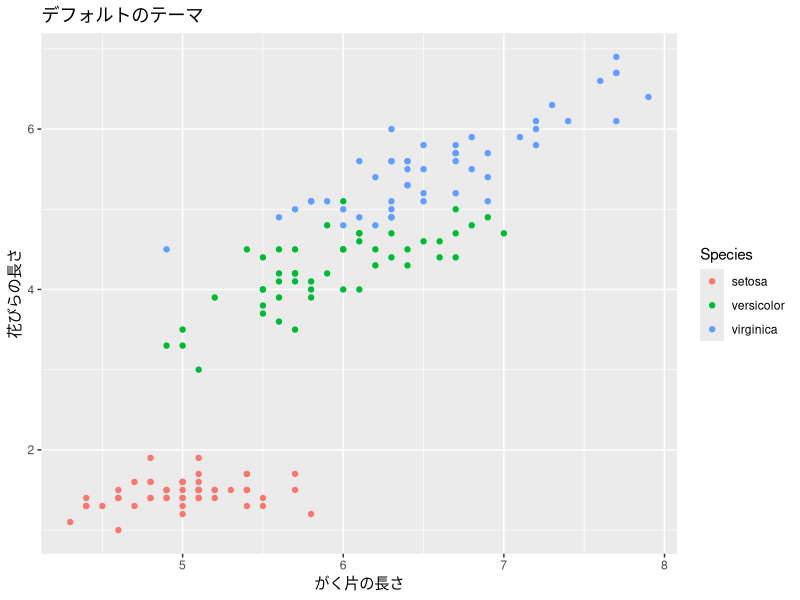
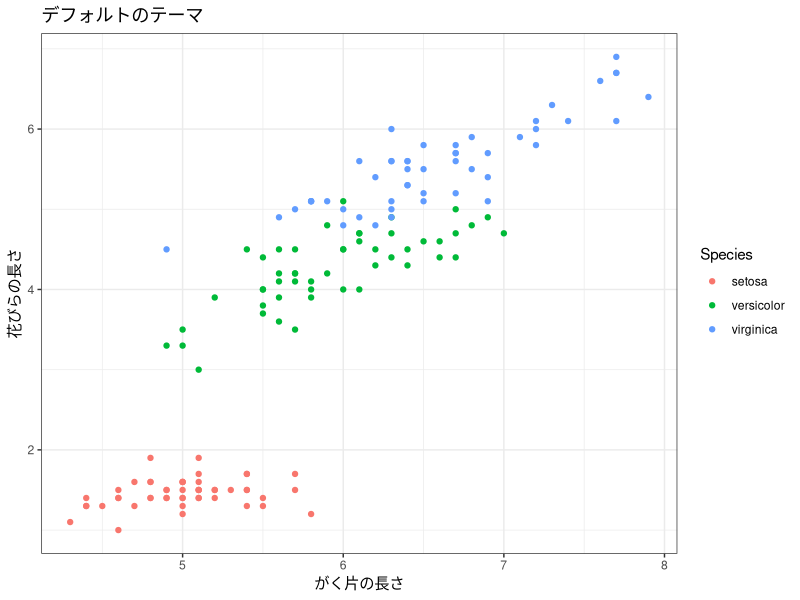
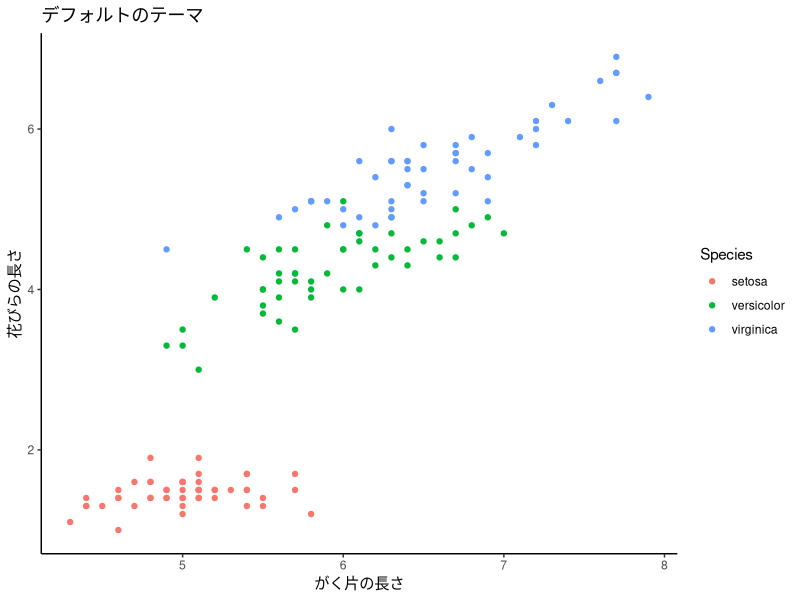
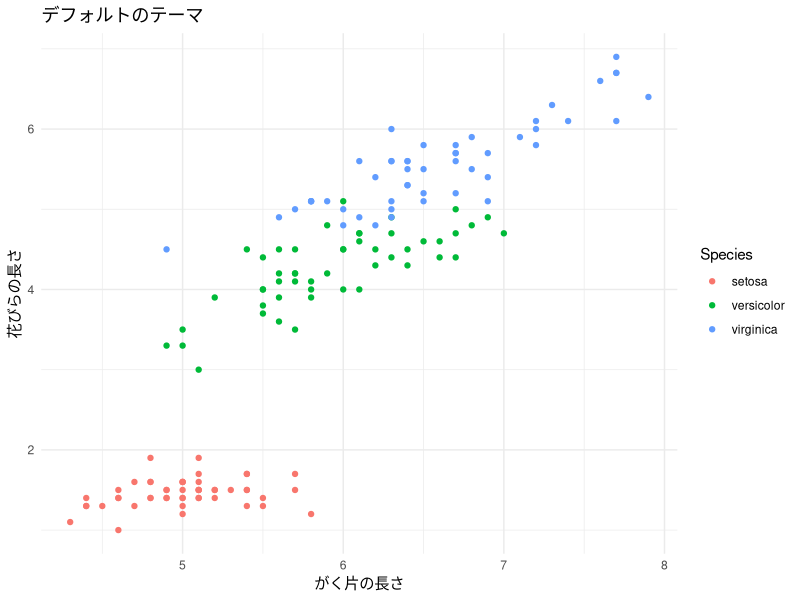
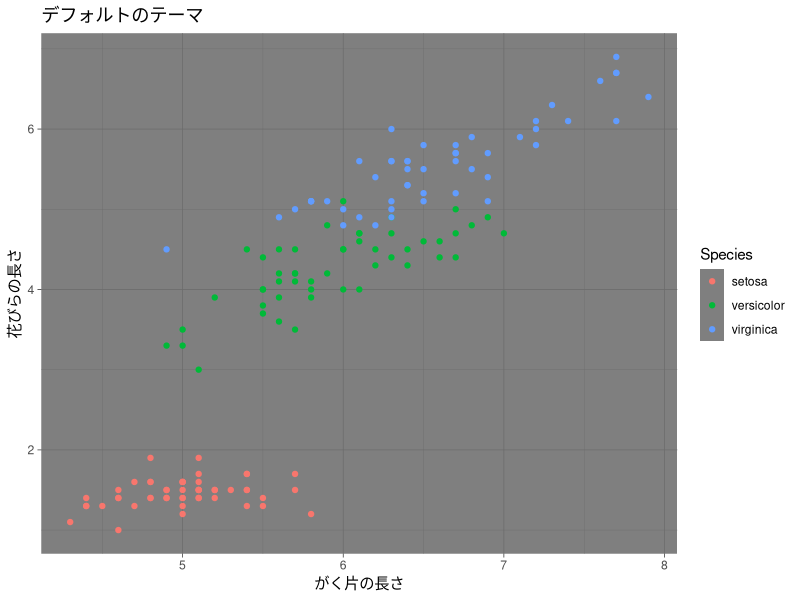
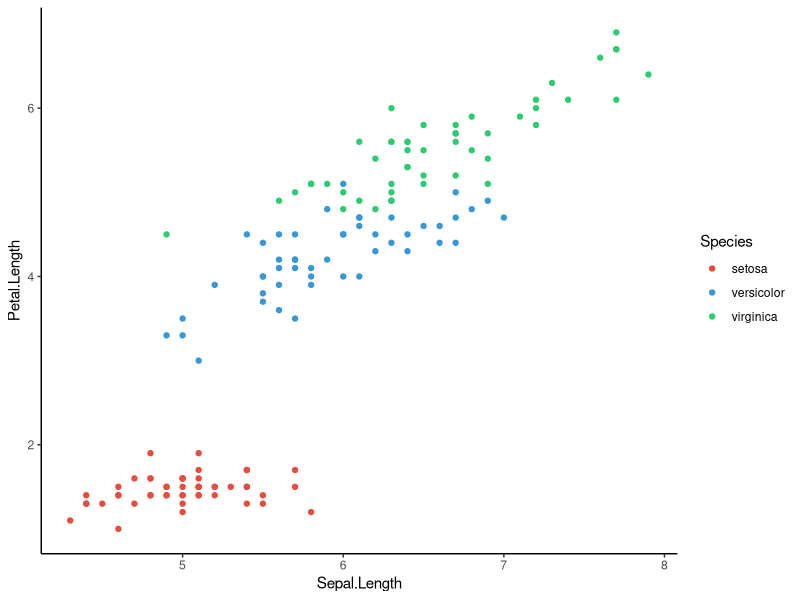
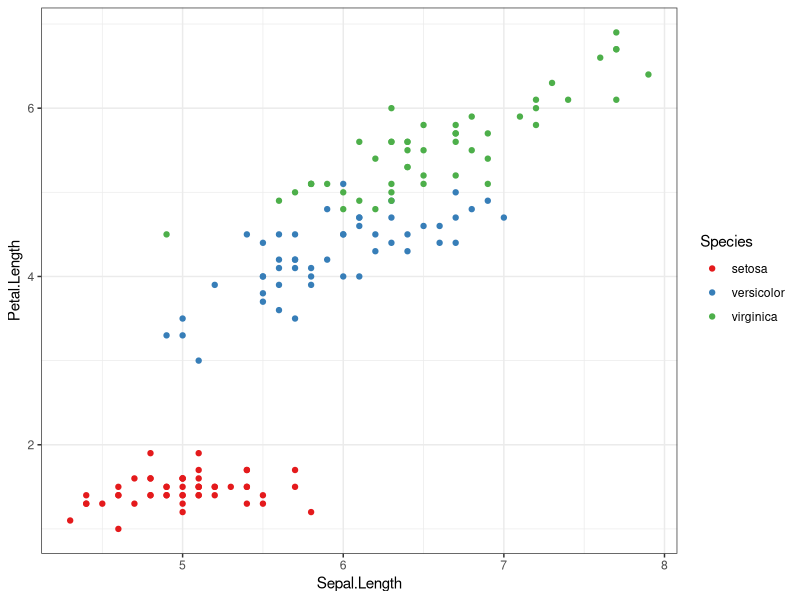
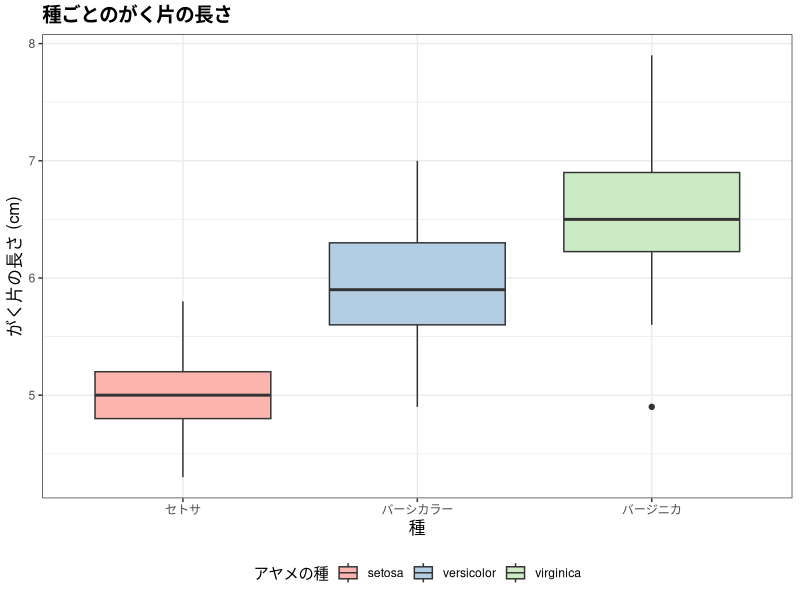

Generate these figures, in order, with R:
## ---- chunk 1
knitr::opts_chunk$set(echo = TRUE, warning = FALSE, message = FALSE,
                      fig.width = 7, fig.height = 4)
library(tidyverse)

# 図の日本語が文字化けしないようにする（ragg があるときだけ有効にする）
if (requireNamespace("ragg", quietly = TRUE)) {
  knitr::opts_chunk$set(dev = "ragg_png")
}
## ---- chunk 2
# デフォルトのグラフ
p <- ggplot(data = iris, aes(x = Sepal.Length, y = Petal.Length, color = Species)) +
  geom_point() +
  labs(title = "デフォルトのテーマ", x = "がく片の長さ", y = "花びらの長さ")
p
## ---- chunk 3
p + theme_bw()      # 白黒テーマ（論文向き）
## ---- chunk 4
p + theme_classic() # クラシック（軸線のみ，論文で人気）
## ---- chunk 5
p + theme_minimal() # ミニマル（シンプル）
## ---- chunk 6
p + theme_dark()    # ダーク（プレゼン向き）
## ---- chunk 7
ggplot(data = iris, aes(x = Sepal.Length, y = Petal.Length, color = Species)) +
  geom_point() +
  scale_color_manual(values = c("setosa" = "#E74C3C",
                                 "versicolor" = "#3498DB",
                                 "virginica" = "#2ECC71")) +
  theme_classic()
## ---- chunk 8
# ColorBrewerパレット（カテゴリ変数向き）
ggplot(data = iris, aes(x = Sepal.Length, y = Petal.Length, color = Species)) +
  geom_point() +
  scale_color_brewer(palette = "Set1") +
  theme_bw()
## ---- chunk 9
ggplot(data = iris, aes(x = Species, y = Sepal.Length, fill = Species)) +
  geom_boxplot() +
  scale_x_discrete(labels = c("setosa" = "セトサ",
                               "versicolor" = "バーシカラー",
                               "virginica" = "バージニカ")) +
  scale_fill_brewer(palette = "Pastel1") +
  labs(
    title = "種ごとのがく片の長さ",
    x = "種",
    y = "がく片の長さ (cm)",
    fill = "アヤメの種"
  ) +
  theme_bw() +
  theme(
    legend.position = "bottom",        # 凡例の位置
    plot.title = element_text(size = 14, face = "bold"),  # タイトルの書式
    axis.title = element_text(size = 12)                  # 軸タイトルの書式
  )
## ---- chunk 10
ggplot(data = iris, aes(x = Sepal.Length, y = Petal.Length)) +
  geom_point(color = "steelblue") +
  facet_wrap(~ Species) +
  labs(title = "種ごとの散布図", x = "がく片の長さ", y = "花びらの長さ") +
  theme_bw()
## ---- chunk 11
ggplot(data = iris, aes(x = Sepal.Length, y = Petal.Length, color = Species)) +
  geom_point(alpha = 0.6) +
  geom_smooth(method = "lm", se = TRUE) +   # 回帰直線 + 信頼区間
  labs(title = "散布図と回帰直線",
       x = "がく片の長さ (cm)", y = "花びらの長さ (cm)") +
  theme_bw()
